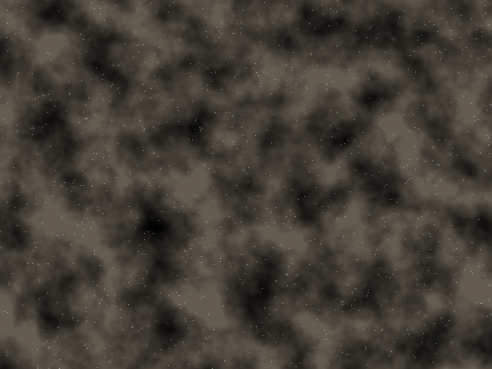

Here is the Python script that generated this plot:
# Standard imports for timestamping, math, plotting, noise, and color handling
from datetime import datetime
import numpy as np
import matplotlib.pyplot as plt
from noise import pnoise2                # Perlin noise for nebula
import colorsys                          # HSV-RGB conversion for softer color control

# ------ Generate star colors with soft (less saturated) hues using HSV model ------
def softer_star_colors(num_stars):
    colors = []
    for _ in range(num_stars):
        h = np.random.uniform(0, 1)          # Random hue (rainbow spectrum)
        s = np.random.uniform(0.2, 0.5)      # Lower saturation - less intense color
        v = np.random.uniform(0.85, 1.0)     # High value (brightness) for visible stars
        rgb = colorsys.hsv_to_rgb(h, s, v)   # Convert HSV to RGB color
        colors.append(rgb)
    return np.array(colors)                  # Returns array of RGB star colors

# ------ Create the RGB starfield with randomly placed, softly colored stars ------
def generate_starfield_rgb(w, h):
    img = np.zeros((h, w, 3))                # Create black image (height x width x RGB channels)
    star_density = np.random.uniform(0.001, 0.003)    # How many stars per pixel (random for variety)
    num_stars = int(w * h * star_density)             # Total number of stars
    xs = np.random.randint(0, w, num_stars)           # X coordinates for stars
    ys = np.random.randint(0, h, num_stars)           # Y coordinates for stars
    colors = softer_star_colors(num_stars)            # Get colors for each star
    for i in range(num_stars):
        img[ys[i], xs[i]] = colors[i]                 # Set each star pixel to its color
    return img                                        # Final starfield image (RGB)

# ------ Generate a random, softly-colored mix for the nebula tint ------
def random_color_mix_soft():
    colors = []
    for _ in range(3):
        h = np.random.uniform(0, 1)                   # Random hue
        s = np.random.uniform(0.25, 0.5)              # Lower saturation than stars
        v = np.random.uniform(0.5, 1.0)               # Variable brightness
        rgb = colorsys.hsv_to_rgb(h, s, v)
        colors.append(rgb)
    weights = np.random.dirichlet(np.ones(3), size=1)[0]  # Random weights that sum to 1
    mixed = sum(weight * np.array(color) for weight, color in zip(weights, colors))  # Weighted mix
    return mixed                                       # Single RGB tint for nebula

# ------ Create a nebula image using Perlin noise, then tint it with a random mix ------
def generate_nebula_rgb(w, h):
    # Randomize Perlin noise parameters each run for unique nebula shapes
    scale = np.random.uniform(75, 200)                # Controls size/detail of perlin patterns
    octaves = np.random.randint(4, 8)                 # More octaves = more 'turbulence'
    ox, oy = np.random.uniform(0, 1000), np.random.uniform(0, 1000)  # Noise offset so the nebula moves every run
    nebula = np.zeros((h, w))                         # One-channel (grayscale) brightness array

    # Fill nebula brightness using Perlin noise, pixel by pixel
    for y in range(h):
        for x in range(w):
            nx = (x / scale) + ox                     # Noise-space coordinate (with scaling and offset)
            ny = (y / scale) + oy
            n = pnoise2(nx, ny, octaves)              # Get perlin noise value
            nebula[y, x] = n

    nebula = nebula - nebula.min()                    # Normalize: shift so min=0
    nebula = nebula / nebula.max()                    # Now max=1
    nebula = nebula ** 1.1                            # Slight contrast enhancement for more visible clouds
    nebula *= np.random.uniform(1.05, 1.25)           # Random boost to nebula brightness
    nebula = np.clip(nebula, 0, 1)                    # Clamp to valid image intensity

    nebula_color = random_color_mix_soft()             # Get soft RGB tint for this nebula
    nebula_rgb = np.zeros((h, w, 3))                  # Prepare empty RGB nebula image
    for i in range(3):                                # For each channel (R,G,B),
        nebula_rgb[:,:,i] = nebula * nebula_color[i]  # Tint nebula map with that channel's value

    return nebula_rgb                                 # Final nebula (RGB)

# ------ Main function: generate starfield and nebula, blend, show & save image ------
def main():
    W, H = 800, 600                                   # Image size

    # Get unique timestamp for the filename
    now = datetime.now().strftime("%Y%m%d_%H%M%S")

    # Create a dark colored background (not pure black, slight cosmic tint)
    background = np.ones((H, W, 3)) * np.random.uniform(0.04, 0.09, 3)  # e.g., (0.07, 0.08, 0.05) RGB

    stars = generate_starfield_rgb(W, H)              # Star layer
    nebula = generate_nebula_rgb(W, H)                # Nebula layer

    # Blend layers using multipliers for softer look (do NOT simply add!)
    combined = background + stars * 0.65 + nebula * 0.55
    combined = np.clip(combined, 0, 1)               # Clamp values to image range

    plt.imshow(combined)                             # Show the combined cosmic image (RGB)
    plt.axis('off')                                  # No axis ticks/labels, just art!
    filename = f"starfield_{now}.png"                # Unique per run
    plt.savefig(filename, bbox_inches='tight', pad_inches=0)  # Save to disk with tight borders
    plt.show()                                       # Open the image window for viewing

# ------ Ensure this runs only if script is executed directly ------
if __name__ == "__main__":
    main()